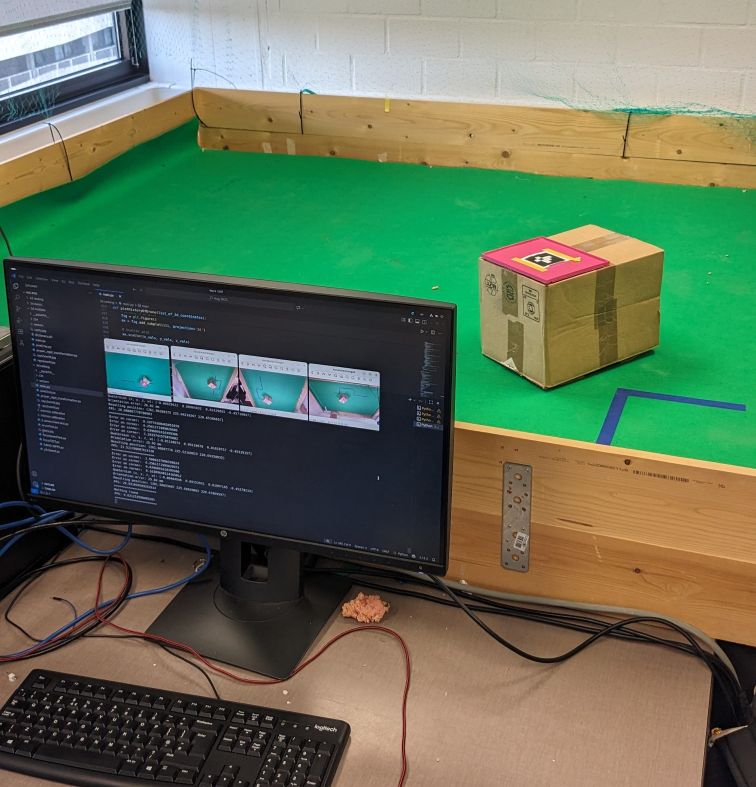
#> input picture images/aruco_detection_scene.jpg, 2268 x 2361 px, given in place of the camera (shown at 1/3 size)
$ python main.py
#> lines starting #> are read from the running program, lines starting #| are printed output that depends on the picture
#> further down, img1 is the input picture: shape (2361, 2268, 3); mean B, G, R 86, 111.7, 96.9
#> `img_HSV1 = cv2.cvtColor(img1, cv2.COLOR_BGR2HSV)`: img_HSV1: shape (2361, 2268, 3); mean H, S, V 56.2, 113.8, 128.8
### Colored-dots/2-dimensional/pixel2world.py
'''
Written, assembled, and tested by Allan Vériter
Based on code by Jan Lemeire
For questions about the code or bugs: allan.nathan.nicolas.veriter@vub.be

GitHub repository: https://github.com/allanveriter/pose-estimation
'''

import sympy as sp
import pickle
from sympy.geometry import Point, Line3D, Plane, Line
from sympy.vector import CoordSys3D


def pixel2world(pixel, camera_index):
    N = CoordSys3D('N')
    pixel_homogenous = sp.Matrix([*pixel, 1])

    with open('cameraMatrix' + str(camera_index) + '.pkl', 'rb') as file:
        camera_matrix = sp.Matrix(pickle.load(file))

    line_direction_camera = camera_matrix.inv() * pixel_homogenous  # same as ray
    line_point_camera = sp.Matrix([0, 0, 0])  # A point on the line in camera coordinates

    with open('rvec' + str(camera_index) + '.pkl', 'rb') as file:
        rvec = sp.Matrix(pickle.load(file))


    with open('tvec' + str(camera_index) + '.pkl', 'rb') as file:
        tvec = sp.Matrix(pickle.load(file))

    theta = rvec.norm()  # Angle of rotation
    if theta != 0:
        u = rvec / theta  # Normalized axis of rotation
    else:
        u = sp.Matrix([1, 0, 0])  # Default to x-axis if zero rotation

    # Skew-symmetric matrix for the axis of rotation
    K = sp.Matrix([[0, -u[2], u[1]],
                   [u[2], 0, -u[0]],
                   [-u[1], u[0], 0]])

    # Compute the rotation matrix using Rodriguez's formula
    R = sp.eye(3) + sp.sin(theta) * K + (1 - sp.cos(theta)) * K ** 2

    # Compute the line in the object coordinate system
    line_point_object = R.T * (line_point_camera - tvec)
    line_direction_object = R.T * line_direction_camera
    print("sp matrix: " + str(line_point_object))
    # Define the line point and direction
    line_point = Point(*line_point_object)
    print("sp point: " + str(line_point))
    line_direction = Point(*[line_point_object[i] + line_direction_object[i] for i in range(3)])
    # Define the line in 3D space
    line = Line(line_point, line_direction)


    # Define the xz-plane (y = 0) with normal vector pointing in the y direction
    plane_point = Point(0, 0, 0)
    plane_normal = [0, 1, 0]
    plane = Plane(plane_point, plane_normal)

    # Find the intersection
    intersection = line.intersection(plane)
    point1_tuple = tuple(float(coord) for coord in intersection[0].evalf())

    if intersection:
        return point1_tuple
    else:
        print("No intersection.")
        return None

### Colored-dots/2-dimensional/main.py
'''
Written, assembled, and tested by Allan Vériter
Based on code by Jan Lemeire
For questions about the code or bugs: allan.nathan.nicolas.veriter@vub.be

GitHub repository: https://github.com/allanveriter/pose-estimation
'''

from pixel2world import pixel2world
import cv2
import numpy as np
import math

################ HSV masks ################
img1 = None
mask_threshold = None

def HSVRangesMask(img_HSV, rangesLower, rangesUpper):
#> called with rangesLower = (0, 0, 0), rangesUpper = (180, 255, 255)
    global mask_threshold
    if rangesLower[0] < rangesUpper[0]:  # Hue-component
        mask_threshold = cv2.inRange(img_HSV, rangesLower, rangesUpper)
#> mask_threshold: shape (2361, 2268); every value is 255
    else:
        range_upper2 = (256, rangesUpper[1], rangesUpper[2])
        mask_threshold1 = cv2.inRange(img_HSV, rangesLower, range_upper2)
        range_lower2 = (0, rangesLower[1], rangesLower[2])
        mask_threshold2 = cv2.inRange(img_HSV, range_lower2, rangesUpper)
        mask_threshold = cv2.bitwise_or(mask_threshold1, mask_threshold2)
    return mask_threshold

def maskedImageByHSVRanges(img, rangesLower, rangesUpper, imgHSV=None):
    global mask_threshold
    if imgHSV is None:
        imgHSV = cv2.cvtColor(img, cv2.COLOR_BGR2HSV)
    mask_threshold = HSVRangesMask(imgHSV, rangesLower, rangesUpper)
    return cv2.bitwise_and(img, img, mask=mask_threshold)

def applyHSVRanges(camera_index):
    global low_H, low_S, low_V, high_H, high_S, high_V
    rangesLower = (low_H, low_S, low_V)
    rangesUpper = (high_H, high_S, high_V)
    img_masked = maskedImageByHSVRanges(globals()[f"img{camera_index}"], rangesLower, rangesUpper)
    cv2.imshow(globals()[f"window_thresholded_image_{camera_index}"], img_masked)

def setLowH(val):
    global low_H
    low_H = int(val)
    applyHSVRanges(1)
    applyHSVRanges(2)

def setHighH(val):
    global high_H
    high_H = int(val)
    applyHSVRanges(1)
    applyHSVRanges(2)

def setLowS(val):
    global low_S
    low_S = int(val)
    applyHSVRanges(1)
    applyHSVRanges(2)

def setHighS(val):
    global high_S
    high_S = int(val)
    applyHSVRanges(1)
    applyHSVRanges(2)

def setLowV(val):
    global low_V
    low_V = int(val)
    applyHSVRanges(1)
    applyHSVRanges(2)

def setHighV(val):
    global high_V
    high_V = int(val)
    applyHSVRanges(1)
    applyHSVRanges(2)

################ Contours ################
def generate_hexagon(center, radius):
    angle = np.linspace(0, 2 * np.pi, 7)  # 6 vertices + 1 to close the hexagon
    x = center[0] + radius * np.cos(angle)
    y = center[1] + radius * np.sin(angle)
    return np.int32(np.vstack((x, y)).T)

def showContours(img, img_hsv, rangesTuple, window_name, camera_index):
#> called with rangesTuple = ((0, 0, 0), (180, 255, 255)), window_name = 'Contours 1', camera_index = 1
    contours, _ = contoursOfHSVRange(img_hsv, rangesTuple[0], rangesTuple[1])
#> in contoursOfHSVRange, `contours, _ = cv2.findContours(mask, cv2.RETR_TREE, cv2.CHAIN_APPROX_S..`: contours = [[[0, 0], [0, 2360], [2267, 2360], [2267, 0]]]
#> contours = [[[0, 0], [0, 2360], [2267, 2360], [2267, 0]]]
    img_contour = img.copy()

    if contours:
        bounding_boxes = [cv2.boundingRect(contour) for contour in contours]
#> bounding_boxes = [(0, 0, 2268, 2361)]
        areas = [w * h for x, y, w, h in bounding_boxes]
#> areas = [5354748]
        max_area_index = np.argmax(areas)
#> max_area_index = 0
        biggest_contour = contours[max_area_index]
#> biggest_contour = [[0, 0], [0, 2360], [2267, 2360], [2267, 0]]

        cv2.drawContours(img_contour, [biggest_contour], -1, (0, 255, 0), 2)

        epsilon = 0.05 * cv2.arcLength(biggest_contour, True)
#> epsilon = 462.7
        polygon = cv2.approxPolyDP(biggest_contour, epsilon, True)
#> polygon = [[0, 0], [0, 2360], [2267, 2360], [2267, 0]]

        if len(polygon) >= 1:
            x, y, w, h = cv2.boundingRect(biggest_contour)
#> x = 0; y = 0; w = 2268; h = 2361
            center = (x + w // 2, y + h // 2)
#> center = (1134, 1180)
            radius = max(w, h) // 2
#> radius = 1180
            hexagon_points = generate_hexagon(center, radius)
#> in generate_hexagon, `x = center[0] + radius * np.cos(angle)`: x = [2314, 1724, 544, -46, 544, 1724, 2314]
#> in generate_hexagon, `y = center[1] + radius * np.sin(angle)`: y = [1180, 2201.9, 2201.9, 1180, 158.1, 158.1, 1180]
#> hexagon_points = [[2314, 1180], [1724, 2201], [544, 2201], [-46, 1180], [543, 158], [1723, 158], [2314, 1179]]
            cv2.polylines(img_contour, [hexagon_points], isClosed=True, color=(0, 0, 255), thickness=2, lineType=cv2.LINE_AA)
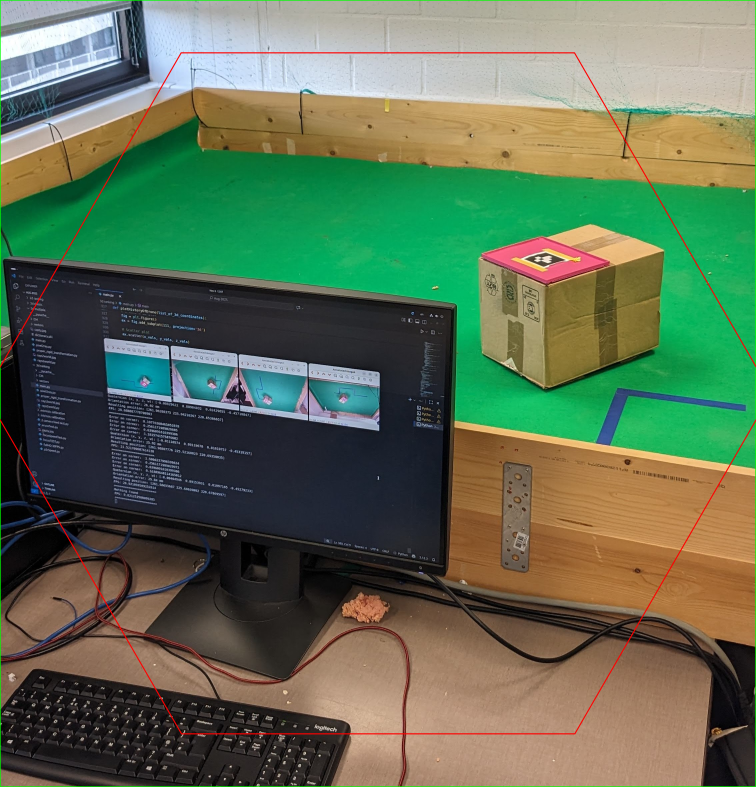
#> img_contour: shape (2361, 2268, 3) (shown at 1/3 size); mean B, G, R 85.2, 111.6, 97
            cv2.circle(img_contour, center, 5, (0, 0, 0), -1)

            text = f"(X: {int(pixel2world(center, camera_index)[0])} mm)"
            text_position = (center[0] + 10, center[1] - 10)
            font = cv2.FONT_HERSHEY_SIMPLEX
            font_scale = 1
            thickness = 4

            cv2.putText(img_contour, text, (text_position[0] - 2, text_position[1] + 2), font, font_scale, (0, 0, 0),
                        thickness + 2, cv2.LINE_AA)
            cv2.putText(img_contour, text, text_position, font, font_scale, (255, 255, 255), thickness, cv2.LINE_AA)

            text = f"(Z: {int(pixel2world(center, camera_index)[2])} mm)"
            text_position = (center[0] + 10, center[1] + 80)

            cv2.putText(img_contour, text, (text_position[0] - 2, text_position[1] + 2), font, font_scale, (0, 0, 0),
                        thickness + 2, cv2.LINE_AA)
            cv2.putText(img_contour, text, text_position, font, font_scale, (255, 255, 255), thickness, cv2.LINE_AA)

    cv2.imshow(window_name, img_contour)
    if contours:
        if len(polygon) >= 1:
            return center

def contoursOfHSVRange(img_hsv, range_lower, range_upper):
    if range_lower[0] < range_upper[0]:  # Hue-component
        mask = cv2.inRange(img_hsv, range_lower, range_upper)
    else:
        range_upper2 = np.array([256, range_upper[1], range_upper[2]])
        mask1 = cv2.inRange(img_hsv, range_lower, range_upper2)
        range_lower2 = np.array([0, range_lower[1], range_lower[2]])
        mask2 = cv2.inRange(img_hsv, range_lower2, range_upper)
        mask = cv2.bitwise_or(mask1, mask2)
    contours, _ = cv2.findContours(mask, cv2.RETR_TREE, cv2.CHAIN_APPROX_SIMPLE)
    return contours, mask

################ GUI ################
max_value = 255
max_value_H = 180
low_H = 0
low_S = 0
low_V = 0

high_H = max_value_H
high_S = max_value
high_V = max_value

window_thresholds = 'Thresholds'
window_thresholded_image_1 = 'Thresholded image 1'
window_contours_1 = 'Contours 1'

cv2.namedWindow(window_thresholded_image_1, cv2.WINDOW_NORMAL)
cv2.namedWindow(window_contours_1, cv2.WINDOW_NORMAL)
cv2.namedWindow(window_thresholds, cv2.WINDOW_NORMAL)
cv2.resizeWindow(window_thresholds, 300, 200)

cv2.createTrackbar('Low H', window_thresholds, low_H, max_value_H, setLowH)
cv2.createTrackbar('High H', window_thresholds, high_H, max_value_H, setHighH)
cv2.createTrackbar('Low S', window_thresholds, low_S, max_value, setLowS)
cv2.createTrackbar('High S', window_thresholds, high_S, max_value, setHighS)
cv2.createTrackbar('Low V', window_thresholds, low_V, max_value, setLowV)
cv2.createTrackbar('High V', window_thresholds, high_V, max_value, setHighV)

################ MAIN ################
if __name__ == "__main__":
    print('** Test thresholds on the HSV colors **')
    print('Define ranges for the HSV-values.')

    cap1 = cv2.VideoCapture(1, cv2.CAP_DSHOW)  # Use camera with ID 1

    if not cap1.isOpened():
        print("Error: Could not open camera.")
        exit()

    while True:
        ret1, img1 = cap1.read()

        if not ret1:
            print("Failed to grab frame.")
            break

        img_HSV1 = cv2.cvtColor(img1, cv2.COLOR_BGR2HSV)
        applyHSVRanges(1)
#> (the run stopped early here; a loop or call above may not have finished)
